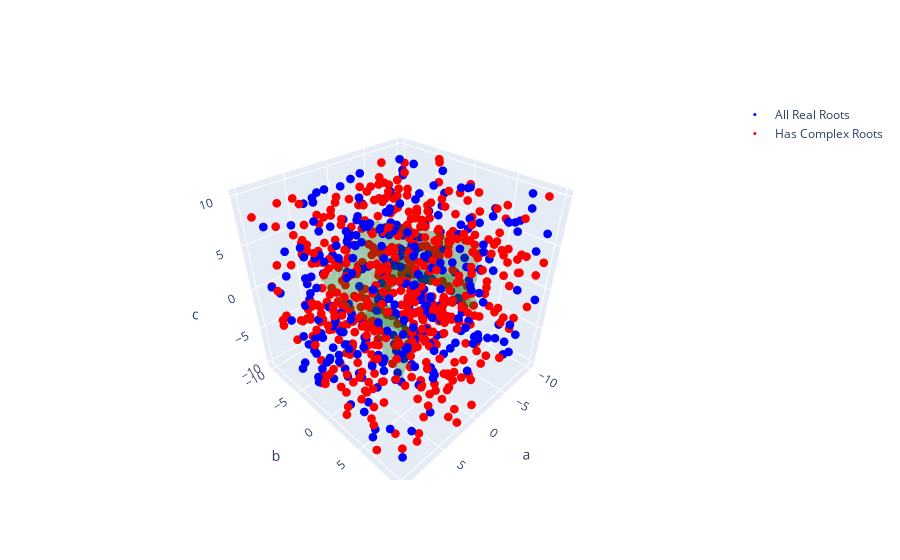

This figure's notebook cell:
### Code cell
# Generate predictions on a 3D grid
xx, yy, zz = np.mgrid[-lim:lim:20j, -lim:lim:20j, -lim:lim:20j]
grid_points = np.vstack([xx.ravel(), yy.ravel(), zz.ravel()]).T
predictions = mlp.predict(grid_points).reshape(xx.shape)

# Use marching cubes to get a mesh of the decision boundary
verts, faces, _, _ = measure.marching_cubes(predictions, level=0.5)
verts = verts / 20 * (2*lim) - lim  # Scale to original dimensions

# Create mesh for the decision boundary
x, y, z = verts.T
i, j, k = faces.T
fig = go.Figure(data=[
    go.Mesh3d(x=x, y=y, z=z, i=i, j=j, k=k, opacity=0.3, color='green'),
    # Add scatter points for your data
    go.Scatter3d(x=X_sample[y_sample==0, 0], y=X_sample[y_sample==0, 1], z=X_sample[y_sample==0, 2],
                 mode='markers', marker=dict(size=3, color='blue'), name='All Real Roots'),
    go.Scatter3d(x=X_sample[y_sample==1, 0], y=X_sample[y_sample==1, 1], z=X_sample[y_sample==1, 2],
                 mode='markers', marker=dict(size=3, color='red'), name='Has Complex Roots')
])
fig.update_layout(scene=dict(xaxis_title='a', yaxis_title='b', zaxis_title='c'))
fig.show()

### Figure 1 — Plotly figure (JSON) as saved in the notebook; plotly's stock layout.template omitted (floating-point values rounded to 4 significant figures; data arrays with more than 128 entries replaced by an {"elided": "..."} marker saying what was removed)
{"data": [{"color": "green", "i": {"elided": "1908 int values"}, "j": {"elided": "1908 int values"}, "k": {"elided": "1908 int values"}, "opacity": 0.3, "type": "mesh3d", "x": {"elided": "1040 float values"}, "y": {"elided": "1040 float values"}, "z": {"elided": "1040 float values"}}, {"marker": {"color": "blue", "size": 3}, "mode": "markers", "name": "All Real Roots", "type": "scatter3d", "x": {"elided": "400 float values"}, "y": {"elided": "400 float values"}, "z": {"elided": "400 float values"}}, {"marker": {"color": "red", "size": 3}, "mode": "markers", "name": "Has Complex Roots", "type": "scatter3d", "x": {"elided": "600 float values"}, "y": {"elided": "600 float values"}, "z": {"elided": "600 float values"}}], "layout": {"scene": {"xaxis": {"title": {"text": "a"}}, "yaxis": {"title": {"text": "b"}}, "zaxis": {"title": {"text": "c"}}}}}
